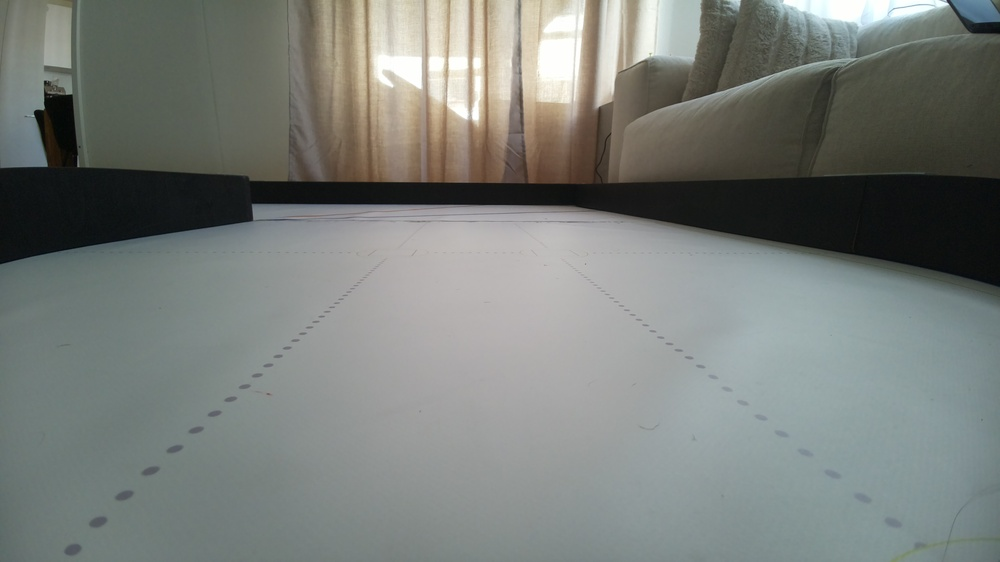
#> input picture teststrecke/kurvenmarkierung/bilder/blau_weit.jpg, 1000 x 562 px, shrunk from 4608 x 2592 before the run
$ python roi_test.py
#> lines starting #> are read from the running program, lines starting #| are printed output that depends on the picture; after the words box and inside, x2 and y2 are one past the last pixel; in counts of white or black regions, pixels touching at a corner belong together
import cv2
import os

bilder_ordner = "bilder"

bilder = [
    "blau_weit.jpg",
    "blau_mittel.jpg",
    "blau_nah.jpg",
    "blau_schraeg_links.jpg",
    "blau_schraeg_rechts.jpg"
    "weit_block.jpg",
]

ausgabe_ordner = os.path.join(bilder_ordner, "roi_test")
os.makedirs(ausgabe_ordner, exist_ok=True)

for dateiname in bilder:
    pfad = os.path.join(bilder_ordner, dateiname)
    bild = cv2.imread(pfad)
#> bild is the input picture: shape (562, 1000, 3); mean B, G, R 121.9, 126, 121.4

    if bild is None:
        print(f"Fehler: {pfad} konnte nicht geladen werden.")
        continue

    hoehe, breite = bild.shape[:2]
#> hoehe = 562; breite = 1000

    # Testweise beginnt der relevante Bildbereich bei 33 % der Bildhöhe
    y_start = int(hoehe * 0.33)
#> y_start = 185

    cv2.rectangle(
        bild,
        (0, y_start),
        (breite - 1, hoehe - 1),
        (0, 255, 0),
        3
    )
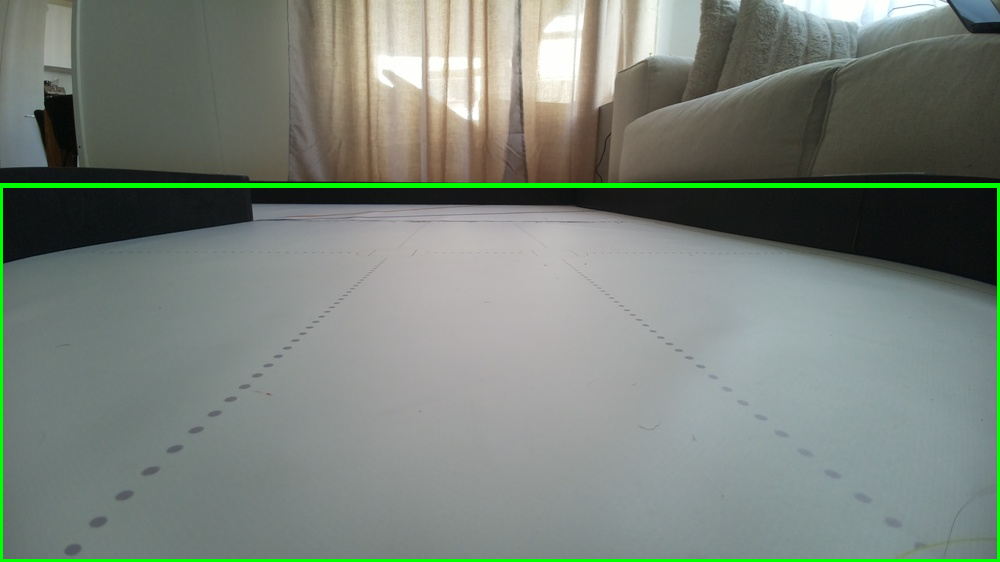
#> bild: shape (562, 1000, 3); 1.82% of pixels changed, all inside (x1, y1, x2, y2) = (0, 183, 1000, 562)

    ausgabe = os.path.join(ausgabe_ordner, f"roi_{dateiname}")
    cv2.imwrite(ausgabe, bild)

    print(f"Erstellt: {ausgabe}")
#> pass 2 of the loop `for dateiname in bilder:`:
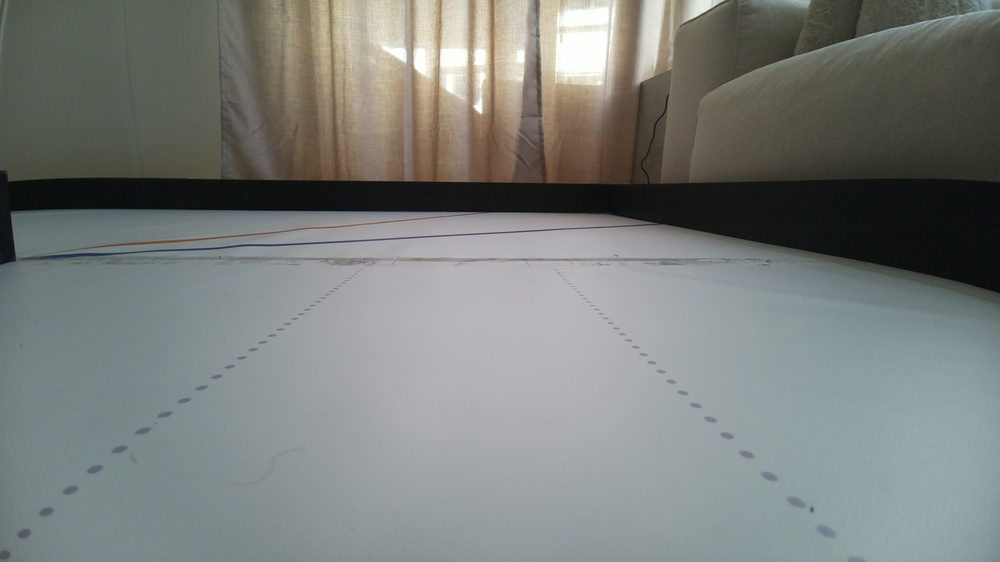
#> input picture teststrecke/kurvenmarkierung/bilder/blau_mittel.jpg, 1000 x 562 px, shrunk from 4608 x 2592 before the run
#> bild is the input picture: shape (562, 1000, 3); mean B, G, R 123.6, 126.5, 122.6
#> `cv2.rectangle( bild, (0, y_start), (breite - 1, hoehe - 1), (0, 255, 0..`:
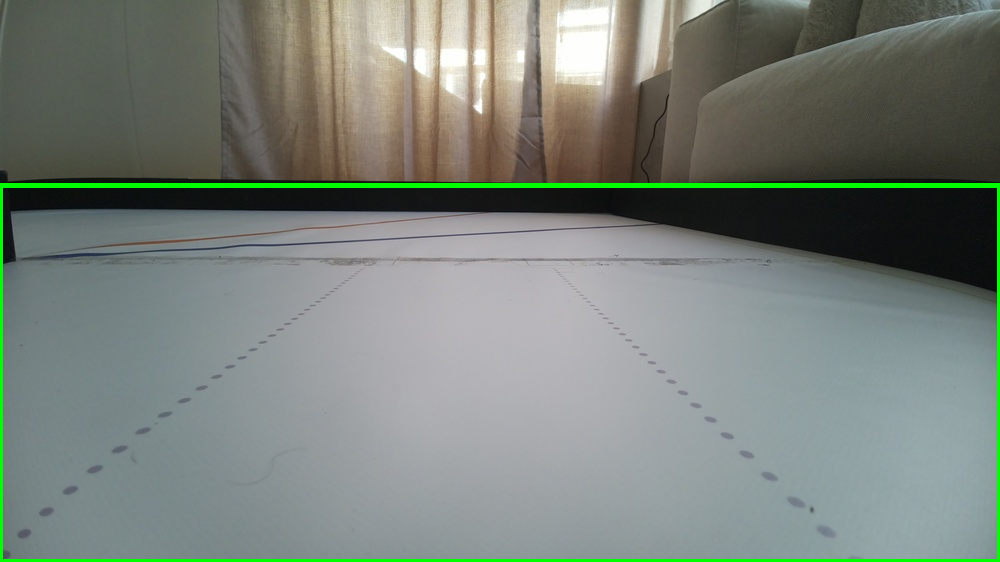
#> bild: shape (562, 1000, 3); 1.82% of pixels changed, all inside (x1, y1, x2, y2) = (0, 183, 1000, 562)
#> pass 3 of the loop `for dateiname in bilder:`:
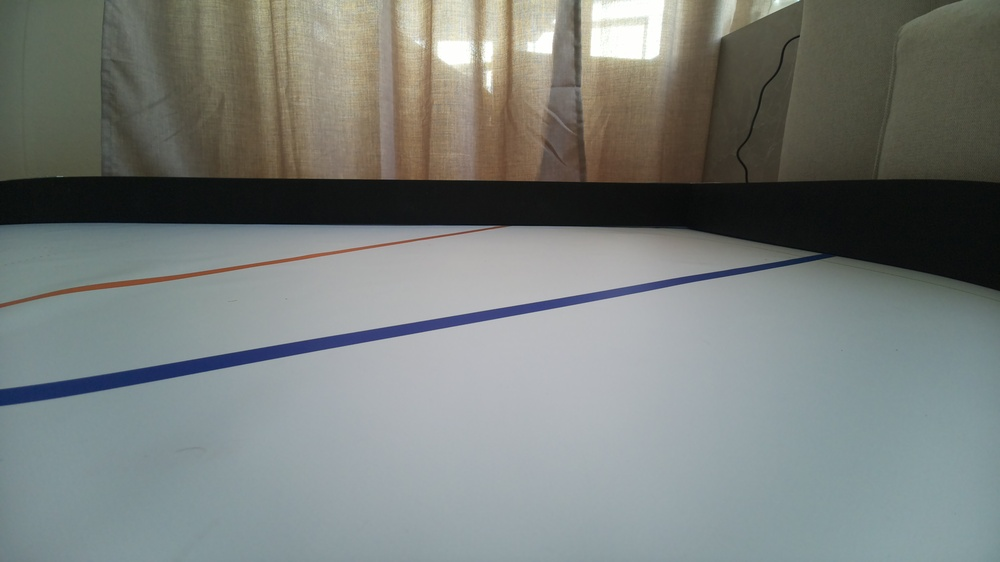
#> input picture teststrecke/kurvenmarkierung/bilder/blau_nah.jpg, 1000 x 562 px, shrunk from 4608 x 2592 before the run
#> bild is the input picture: shape (562, 1000, 3); mean B, G, R 122.7, 126, 121
#> `cv2.rectangle( bild, (0, y_start), (breite - 1, hoehe - 1), (0, 255, 0..`:
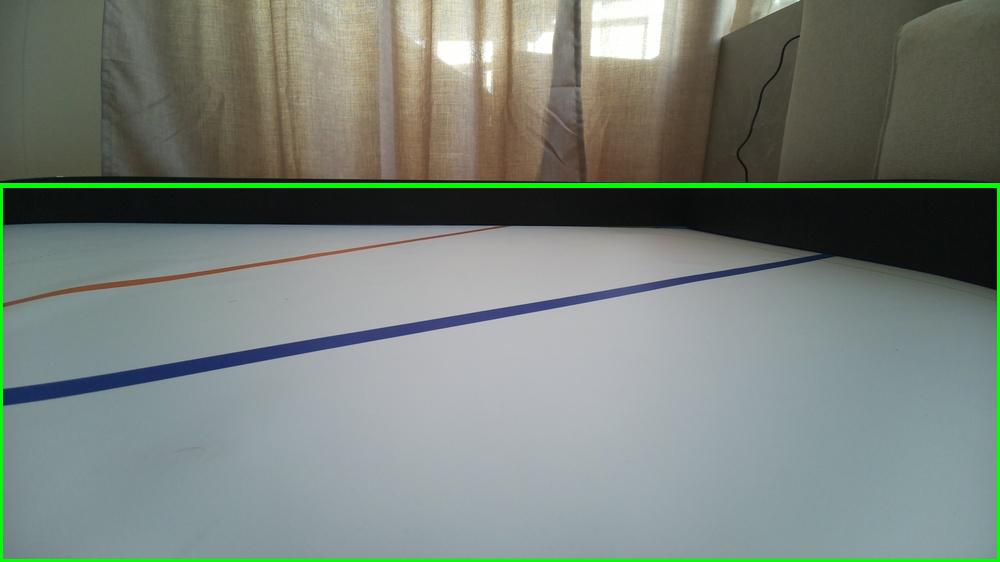
#> bild: shape (562, 1000, 3); 1.82% of pixels changed, all inside (x1, y1, x2, y2) = (0, 183, 1000, 562)
#> the loop made 5 passes; the first 3 are shown
